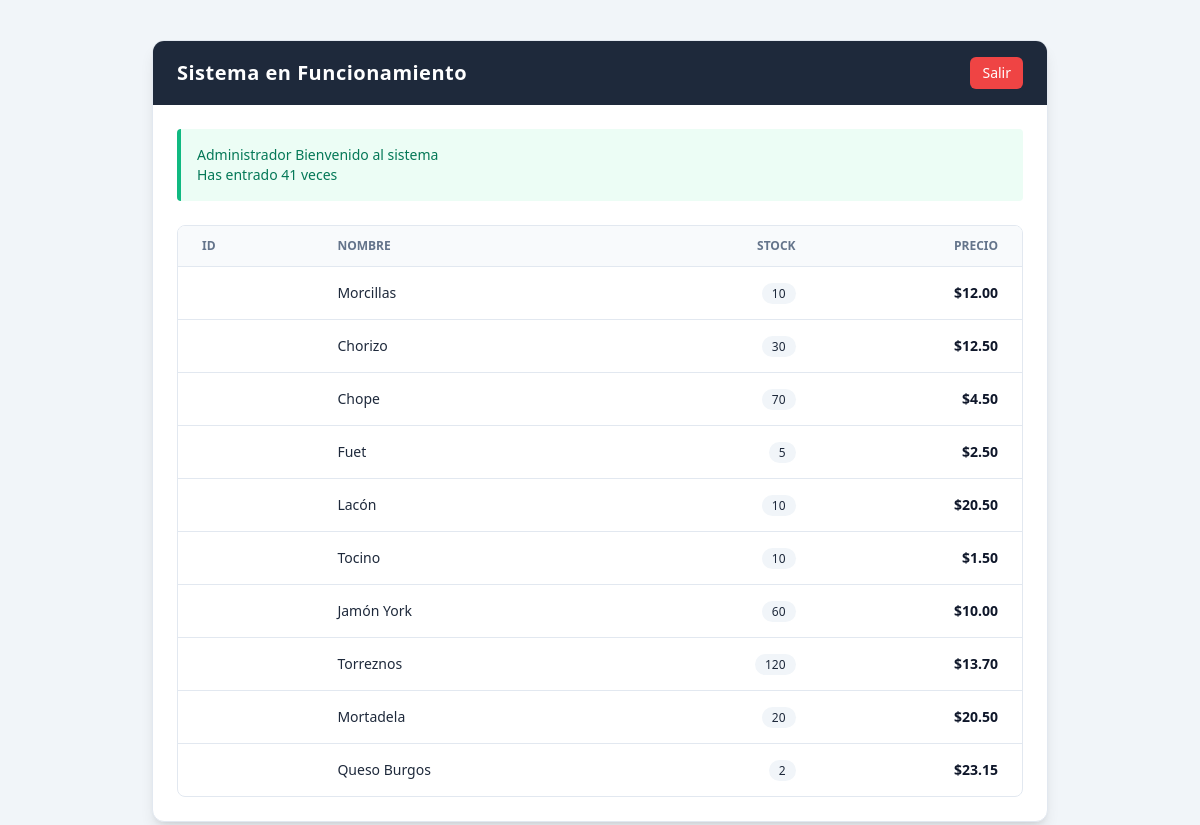
Screenshot of /BD_PDO_ejemplos/controldeaccesoMVC/index.php (signed in) with the database file from the repository.
### tables this page shows
CREATE TABLE `Productos` (
  `codigo` int(4) NOT NULL,
  `nombre` varchar(30) NOT NULL,
  `stock` int(5) NOT NULL,
  `stock_min` int(5) NOT NULL,
  `precio` float NOT NULL
);

### BD_PDO_ejemplos/controldeaccesoMVC/app/modelo/AccesoDatos.php (called while the page is built, shortened)
<?php
include_once "Producto.php";
class AccesoDatos {
    private static $modelo = null;
    private $dbh = null;
    private $stmt_productos   = null;
    public static function getModelo(){
        if (self::$modelo == null){
            self::$modelo = new AccesoDatos();
        }
        return self::$modelo;
    }
    private function __construct(){
        try {
            $dsn = "mysql:host=10.10.8.10;dbname=Prueba";
            $this->dbh = new PDO($dsn, "root", "root");
            $this->dbh->setAttribute(PDO::ATTR_ERRMODE, PDO::ERRMODE_EXCEPTION);
            $this->dbh->setAttribute( PDO::ATTR_EMULATE_PREPARES, FALSE );
        } catch (PDOException $e){
            echo "Error de conexión ".$e->getMessage();
            exit();
        }
        try {
            $this->stmt_productos   = $this->dbh->prepare("select * from Productos");
        } catch (PDOException $e){
            echo " Error al crear la sentencia ".$e->getMessage();
            exit();
        }
    }
    public function getProductos ():array{
       $resu = [];
       $this->stmt_productos->setFetchMode(PDO::FETCH_CLASS, 'Producto');
       if ($this->stmt_productos->execute() ){
           $resu = $this->stmt_productos->fetchAll();
       }
       return $resu;
    }
}

### BD_PDO_ejemplos/controldeaccesoMVC/app/modelo/Producto.php (called while the page is built, shortened)
<?php
class Producto {
function __get($name)
{
    if ( property_exists($this,$name)){
        return $this->$name;
    }
}
}

### BD_PDO_ejemplos/controldeaccesoMVC/app/vistas/listado.php (the view, shortened to what this page needs)
<!DOCTYPE html>
<html lang="es">
<head>
    <script src="https://cdn.tailwindcss.com"></script>
</head>
<body class="bg-slate-100 min-h-screen py-10 px-4 sm:px-6 lg:px-8">
    <div class="max-w-4xl mx-auto bg-white rounded-xl shadow-lg border border-slate-200 overflow-hidden">
        <div class="bg-slate-800 px-6 py-4 flex justify-between items-center">
            <h1 class="text-xl font-bold text-white tracking-wide">
                Sistema en Funcionamiento
            </h1>
            <form method="POST" class="m-0">
                <button type="submit" name="orden" value="Salir"
                    class="bg-red-500 hover:bg-red-600 text-white text-sm font-medium py-1.5 px-3 rounded-md transition cursor-pointer">
                    Salir
                </button>
            </form>
        </div>
        <div class="p-6">
            <?php if (!empty($mensaje)): ?>
                <div class="mb-6 p-4 bg-emerald-50 border-l-4 border-emerald-500 text-emerald-700 text-sm rounded">
                    <?= $mensaje ?>
                </div>
            <?php endif; ?>
            <div class="overflow-x-auto rounded-lg border border-slate-200">
                <table class="w-full text-left text-sm text-slate-600">
                    <thead class="bg-slate-50 text-xs uppercase font-semibold text-slate-500 border-b border-slate-200">
                        <tr>
                            <th scope="col" class="px-6 py-3">ID</th>
                            <th scope="col" class="px-6 py-3">Nombre</th>
                            <th scope="col" class="px-6 py-3 text-right">Stock</th>
                            <th scope="col" class="px-6 py-3 text-right">Precio</th>
                        </tr>
                    </thead>
                    <tbody class="divide-y divide-slate-200">
                        <?php foreach ($tproductos as $producto): ?>
                        <tr class="hover:bg-slate-50 transition">
                            <td class="px-6 py-4 font-medium text-slate-900"><?= $producto->id ?></td>
                            <td class="px-6 py-4 text-slate-800"><?= $producto->nombre ?></td>
                            <td class="px-6 py-4 text-right">
                                <span class="px-2.5 py-0.5 rounded-full text-xs font-medium bg-slate-100 text-slate-800">
                                    <?= $producto->stock ?>
                                </span>
                            </td>
                            <td class="px-6 py-4 text-right font-semibold text-slate-900">
                                $<?= number_format((float)$producto->precio, 2) ?>
                            </td>
                        </tr>
                        <?php endforeach ?>
                    </tbody>
                </table>
            </div>
        </div>
    </div>
</body>
</html>

### BD_PDO_ejemplos/controldeaccesoMVC/index.php (shortened to what this page needs)
<?php
require_once "app/modelo/AccesoDatos.php";
if (isset($_SESSION['Nombre'])) {
    $mensaje = " $_SESSION[Nombre] Bienvenido al sistema <br>";
    $mensaje .= " Has entrado $_SESSION[accesos] veces <br>";
    $db = AccesoDatos::getModelo();
    $tproductos = $db->getProductos();
    include_once 'app/vistas/listado.php';
    exit();
}

### rows the page displays
productos: nombre "Morcillas", stock "10", precio "12.00"
productos: nombre "Chorizo", stock "30", precio "12.50"
productos: nombre "Chope", stock "70", precio "4.50"
productos: nombre "Fuet", stock "5", precio "2.50"
productos: nombre "Lacón", stock "10", precio "20.50"
productos: nombre "Tocino", stock "10", precio "1.50"
productos: nombre "Jamón York", stock "60", precio "10.00"
productos: nombre "Torreznos", stock "120", precio "13.70"
productos: nombre "Mortadela", stock "20", precio "20.50"
productos: nombre "Queso Burgos", stock "2", precio "23.15"

### other values shown
$_SESSION[Nombre] "Administrador"
$_SESSION[accesos] "41"
